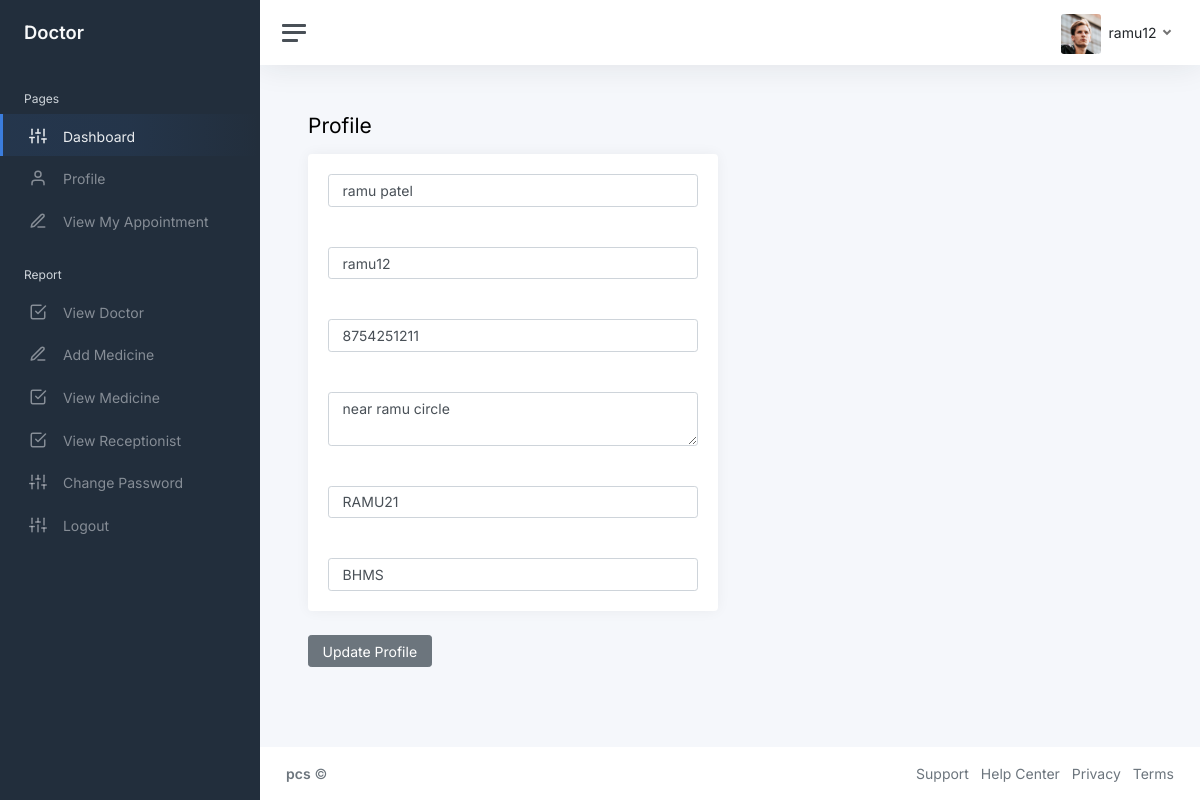
Screenshot of /admin/profile.php (signed in) with the database file from the repository.
### tables this page shows
CREATE TABLE IF NOT EXISTS `doctor` (
  `doctor_id` int NOT NULL AUTO_INCREMENT,
  `clinic_id` int NOT NULL,
  `doctor_name` varchar(50) NOT NULL,
  `username` varchar(20) NOT NULL,
  `password` varchar(20) NOT NULL,
  `doctor_contact` bigint NOT NULL,
  `address` varchar(200) NOT NULL,
  `license_no` varchar(15) NOT NULL,
  `speciality` text NOT NULL,
  `email` varchar(20) NOT NULL,
  PRIMARY KEY (`doctor_id`)
);

### admin/profile.php (the view, shortened to what this page needs)
<!DOCTYPE html>
<html lang="en">
<head>
	<link href="css/app.css" rel="stylesheet">
</head>
<body>
	<div class="wrapper">
		<?php
		include "sidebar.php";
		?>
		<div class="main">
			<?php
			include "nav.php";
			?>
			<main class="content">
				<div class="container-fluid p-0">
					<div class="mb-3">
						<h1 class="h3 d-inline align-middle">Profile</h1>
					</div>
					<?php
					include "connect.php";
					$em=$_SESSION['dun'];
					$q = "select * from doctor where username='$em'";
					$res = mysqli_query($cn, $q) or die(mysqli_error($cn));
					while ($info = mysqli_fetch_array($res)) {
						$dname = $info['doctor_name'];
						$uname = $info['username'];
						$dcon = $info['doctor_contact'];
						$adr = $info['address'];
						$lno = $info['license_no'];
						$spec = $info['speciality'];
					?>
						<form method=post action="udoctor.php" name="updatedoctor">
							<div class="row">
								<div class="col-12 col-lg-6">
									<div class="card">
										<div class="card-body">
											<input type="text" class="form-control" placeholder="Doctor name" name="txtdname" value='<?php echo $dname; ?>' >
										</div>
										<div class="card-body">
											<input type="text" class="form-control" placeholder="Username" name="txtuname"  value='<?php echo $uname; ?>'>
										</div>
										<div class="card-body">
											<input type="text" class="form-control" placeholder="Contact" name="txtcontact" maxlength="10" value='<?php echo $dcon; ?>'>
										</div>
										<div class="card-body">
											<textarea class="form-control" rows="2" placeholder="Address" name="txtraddress"><?php echo $adr; ?></textarea>
										</div>
										<div class="card-body">
											<input type="text" class="form-control" placeholder="license Number" name="lno" value='<?php echo $lno; ?>'>
										</div>
										<div class="card-body">
											<input type="text" class="form-control" placeholder="Speciality" name="spec" value='<?php echo $spec; ?>'>
										</div>
									</div>
									<button class="btn btn-secondary">Update Profile</button>
								</div>
							</div>
				</div>
			<?php
					}
			?>
			</main>
			<?php
			include "footer.php";
			?>
		</div>
	</div>
</body>
</html>

### rows the page displays
doctor: txtdname "ramu patel", txtuname "ramu12", txtcontact "8754251211", txtraddress "near ramu circle", lno "RAMU21", spec "BHMS"

### other values shown
$_SESSION['dun'] "ramu12"
